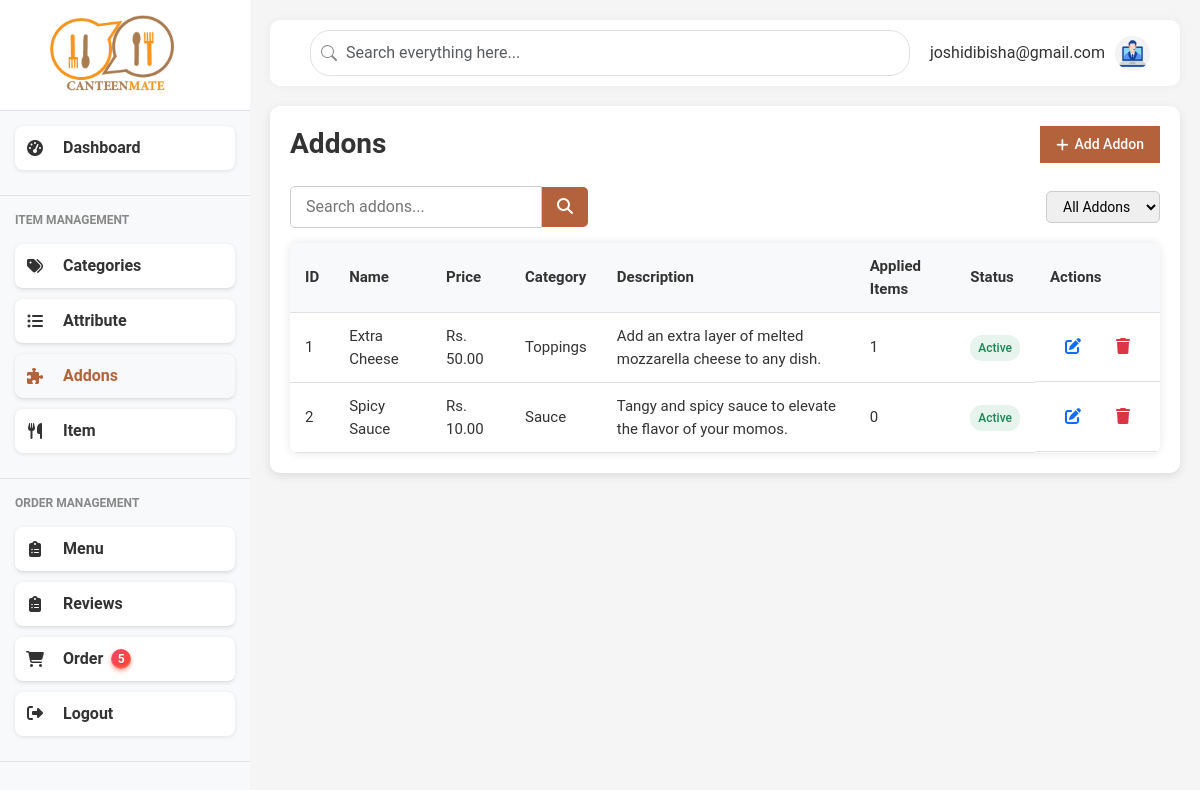
Screenshot of /admin/addons (signed in) with the database file from the repository.
### models.py (models this page shows, shortened)
class User(db.Model):
    id = db.Column(db.Integer, primary_key=True)
    fullname = db.Column(db.String(100), nullable=False)
    email = db.Column(db.String(100), unique=True, nullable=False)
    password = db.Column(db.String(200), nullable=False)
    role = db.Column(db.String(20), nullable=False)
    phone = db.Column(db.String(10))
    created_at = db.Column(db.DateTime, server_default=db.func.now())

class Addon(db.Model):
    __tablename__ = 'addons'
    id = db.Column(db.Integer, primary_key=True)
    name = db.Column(db.String(100), nullable=False)
    price = db.Column(db.Float, nullable=False)
    category = db.Column(db.String(50), nullable=False)
    description = db.Column(db.Text)
    status = db.Column(db.Boolean, default=True)
    items = db.relationship('Item', secondary='addon_item_association', back_populates='addons')
    def applied_items_count(self):
        return len(self.items)

### main.py (the view)
@app.route('/admin/addons')
@login_required
def addons():
    user_id = session['user_id']
    user = User.query.get(user_id)
    addons = Addon.query.all()
    return render_template('admin/addons.html', user=user, addons=addons, active_page='addons')

### main.py (called while the page is built)
def login_required(view):
    @functools.wraps(view)
    def wrapped_view(**kwargs):
        if 'user_id' not in session:
            flash('Please log in to access this page', 'warning')
            return redirect(url_for('login'))
        return view(**kwargs)
    return wrapped_view

@app.context_processor
def inject_new_orders_count():
    count = Order.query.filter_by(status='pending').count()
    print(count)
    return dict(new_orders_count=count)

### templates/admin/addons.html (shortened to what this page needs)
{% extends "admin/admin_base.html" %}
{% block content %}
<div class="categories-content">
  <div class="section-header">
    <h1 class="page-title">Addons</h1>
    <button class="add-btn" id="addAddonBtn">
      <i class="fas fa-plus"></i> Add Addon
    </button>
  </div>
  <div class="section-filters">
    <div class="search-box">
      <input type="text" placeholder="Search addons..." />
      <button><i class="fas fa-search"></i></button>
    </div>
    <div class="filter-dropdown">
      <select>
        <option>All Addons</option>
      </select>
    </div>
  </div>
  <div class="addons-list" style="{% with messages = get_flashed_messages(with_categories=true) %}
                                                {% endwith %}">
    <div class="data-table">
      <table>
        <thead>
          <tr>
            <th>ID</th>
            <th>Name</th>
            <th>Price</th>
            <th>Category</th>
            <th>Description</th>
            <th>Applied Items</th>
            <th>Status</th>
            <th>Actions</th>
          </tr>
        </thead>
        <tbody>
          {% if addons %} {% for addon in addons %}
          <tr>
            <td>{{ addon.id }}</td>
            <td>{{ addon.name }}</td>
            <td>Rs. {{ '%.2f'|format(addon.price) }}</td>
            <td>{{ addon.category }}</td>
            <td>{{ addon.description or '-' }}</td>
            <td>{{ addon.applied_items_count() }}</td>
            <td>
              <span
                class="status {{ 'active' if addon.status else 'inactive' }}"
                >{{ 'Active' if addon.status else 'Inactive' }}</span
              >
            </td>
            <td class="actions">
              <form
                method="POST"
                action="{{ url_for('edit_addon', addon_id=addon.id) }}"
                style="display: inline"
              >
                <button
                  class="btn-edit"
                  data-id="{{ addon.id }}"
                  data-name="{{ addon.name }}"
                  data-price="{{ addon.price }}"
                  data-category="{{ addon.category }}"
                  data-description="{{ addon.description or '' }}"
                  data-status="{{ 'active' if addon.status else 'inactive' }}"
                  title="Edit"
                >
                  <i class="fas fa-edit"></i>
                </button>
              </form>
              <form
                method="POST"
                action="{{ url_for('delete_addon', addon_id=addon.id) }}"
                style="display: inline"
                onsubmit="return confirm('Are you sure you want to delete this addon?');"
              >
                <button class="btn-delete" title="Delete">
                  <i class="fas fa-trash"></i>
                </button>
              </form>
            </td>
          </tr>
          {% endfor %} {% else %}
          <tr>
            <td colspan="8" style="text-align: center; padding: 1rem">
              No addons available.
            </td>
          </tr>
          {% endif %}
        </tbody>
      </table>
    </div>
  </div>
</div>
{% endblock %}

### templates/admin/admin_base.html (shortened to what this page needs)
<!DOCTYPE html>
<html lang="en">
<head>
    <link href="https://cdnjs.cloudflare.com/ajax/libs/bootstrap/5.3.0/css/bootstrap.min.css" rel="stylesheet">
    <link href="https://cdnjs.cloudflare.com/ajax/libs/font-awesome/6.4.0/css/all.min.css" rel="stylesheet">
    <link href="{{ url_for('static', filename='css/style.css') }}" rel="stylesheet">
    <link href="{{ url_for('static', filename='css/admin_styles.css') }}" rel="stylesheet">
    <link href="{{ url_for('static', filename='css/content-page.css') }}" rel="stylesheet">
</head>
<body>
    <div class="d-flex">
    <div class="sidebar">
        <div class="brand">
            <img src="{{ url_for('static', filename='img/logo.png') }}" href={{ url_for('dashboard')}} alt="Canteen Logo">
        </div>
        <nav>
            <div class="menu-section">
                <a href="{{ url_for('dashboard')}}" class="menu-item {% if active_page == 'dashboard' %}active{% endif %}">
                    <i class="fas fa-tachometer-alt"></i>
                    Dashboard
                </a>
            </div>
            <div class="menu-section">
                <div class="menu-title">ITEM MANAGEMENT</div>
                <a href="{{ url_for('categories') }}" class="menu-item {% if active_page == 'categories' %}active{% endif %}">
                    <i class="fas fa-tags"></i>
                    Categories
                </a>
                <a href="{{ url_for('attribute')}}" class="menu-item {% if active_page == 'attributes' %}active{% endif %}">
                    <i class="fas fa-list-ul"></i>
                    Attribute
                </a>
                <a href="{{ url_for('addons')}}" class="menu-item {% if active_page == 'addons' %}active{% endif %}">
                    <i class="fas fa-puzzle-piece"></i>
                    Addons
                </a>
                <a href="{{ url_for('items')}}" class="menu-item  {% if active_page == 'items' %}active{% endif %}">
                    <i class="fas fa-utensils"></i>
                    Item
                </a>
            </div>
            <div class="menu-section">
                <div class="menu-title">ORDER MANAGEMENT</div>
                <a href="{{ url_for('menu') }}" class="menu-item  {% if active_page == 'menu' %}active{% endif %}">
                    <i class="fas fa-clipboard-list"></i>
                    Menu
                </a>
                <a href="{{ url_for('admin_reviews') }}" class="menu-item  {% if active_page == 'reviews' %}active{% endif %}">
                    <i class="fas fa-clipboard-list"></i>
                    Reviews
                </a>
               <a href="{{ url_for('admin_orders') }}" class="menu-item {% if active_page == 'admin_orders' %}active{% endif %}">
                <i class="fas fa-shopping-cart"></i>
                Order
                {% if new_orders_count > 0 %}
                <span class="order_badge">{{ new_orders_count }}</span>
                {% endif %}
            </a>
                <a href="{{ url_for('logout') }}" class="menu-item {% if active_page == 'logout' %}active{% endif %}">
                    <div class="menu-icon"><i class="fas fa-sign-out-alt"></i></div>
                    <div class="menu-text">Logout</div>
                </a>
            </div>
        </nav>
    </div>
    <div class="content-wrapper">
        <div class="top-navbar">
            <div class="search-bar">
                <input type="text" class="form-control" placeholder="Search everything here...">
            </div>
            <div class="d-flex align-items-center">
                <div class="user-profile">
                    <div class="user-info">
                        <div class="user-email">{{ user.email }}</div>
                    </div>
                    <img src="{{ url_for('static', filename='img/admin.jpg') }}" alt="User Avatar">
                </div>
            </div>
        </div>
    {% block content %}{% endblock %}
</body>
</html>

### static/css/style.css (style rules this page uses)
:root { --primary-color: #f7941d; --secondary-color: #e74c3c; --light-gray: #f8f9fa; --dark-gray: #343a40; --success-color: #28a745; --warning-color: #ffc107; --danger-color: #dc3545; --border-color: #dee2e6; }
body { font-family: 'Segoe UI', Tahoma, Geneva, Verdana, sans-serif; background-color: #f5f5f5; overflow-x: hidden; }
.d-flex { display: flex; }
.sidebar { height: 100vh; flex: 0 0 clamp(200px, 25%, 250px); overflow-y: auto; position: fixed; width: clamp(200px, 25%, 250px); background-color: #f8f9fa; transition: transform 0.3s ease, width 0.3s ease; z-index: 1000; }
.brand { background-color: white; padding: 15px; border-bottom: 1px solid var(--border-color); display: flex; align-items: center; padding-left: 20%; }
.brand img { height: 80px; }
.menu-section { padding: 15px; border-bottom: 1px solid var(--border-color); }
.menu-title { font-size: 12px; color: #888; font-weight: bold; margin-bottom: 15px; text-transform: uppercase; }
.menu-item { display: flex; align-items: center; gap: 8px; background: #fff; padding: 12px 20px; margin-bottom: 10px; border-radius: 8px; text-decoration: none; color: #333; box-shadow: 0 1px 4px rgb(0 0 0 / 0.1); width: 220px; font-weight: 600; user-select: none; }
.order_badge { display: inline-flex; align-items: center; justify-content: center; min-width: 20px; height: 20px; padding: 0 6px; font-size: 12px; font-weight: 600; color: white; background: linear-gradient(135deg, #ff416c, #ff4b2b); border-radius: 12px; box-shadow: 0 2px 4px rgba(255, 75, 43, 0.5), inset 0 -1px 2px rgba(255, 255, 255, 0.3); user-select: none; transition: background 0.3s ease, transform 0.15s ease; cursor: default; text-shadow: 0 1px 1px rgba(0,0,0,0.2); }
.menu-item:hover, .menu-item.active { background-color: var(--light-gray); color: #b4623c; }
.menu-item i { width: 20px; text-align: center; margin-right: 10px; }
.content-wrapper { margin-left: clamp(200px, 25%, 250px); padding: 20px; width: calc(100% - clamp(200px, 25%, 250px)); transition: margin-left 0.3s ease, width 0.3s ease; overflow-x: hidden; }
.top-navbar { display: flex; justify-content: space-between; align-items: center; background-color: white; border-radius: 10px; padding: 10px 20px; margin-bottom: 20px; box-shadow: 0 0 10px rgba(0,0,0,0.05); }
.search-bar { flex-grow: 1; margin: 0 20px; }
.search-bar input { border-radius: 20px; padding-left: 35px; background-position: 10px center; background-repeat: no-repeat; }
.user-profile { display: flex; align-items: center; gap: 10px; }
.user-profile img { width: 40px; height: 40px; border-radius: 50%; object-fit: cover; }
.user-profile .user-info { display: flex; flex-direction: column; }
.form-control, .form-select { border-radius: 5px; padding: 10px 15px; border: 1px solid var(--border-color); }
.section-header { display: flex; justify-content: space-between; align-items: center; margin-bottom: 15px; }
.page-title { font-size: 28px; font-weight: 700; }
.add-btn { background-color: #007bff; color: white; border: none; padding: 8px 16px; font-size: 14px; border-radius: 5px; cursor: pointer; display: flex; align-items: center; gap: 6px; transition: background-color 0.3s ease; }
.section-filters { display: flex; justify-content: space-between; align-items: center; margin-bottom: 15px; gap: 15px; flex-wrap: wrap; }
.filter-dropdown select { padding: 6px 12px; border-radius: 5px; border: 1px solid #ccc; font-size: 14px; cursor: pointer; }
.data-table { overflow-x: auto; border-radius: 8px; box-shadow: 0 0 10px rgb(0 0 0 / 0.1); }
.data-table table { width: 100%; border-collapse: collapse; min-width: 600px; }
.data-table th, .data-table td { padding: 12px 16px; text-align: left; border-bottom: 1px solid #eee; vertical-align: middle; font-size: 15px; }
.data-table thead { background-color: #f8f9fa; font-weight: 600; font-size: 16px; }
.actions { display: flex; gap: 10px; }

### static/css/content-page.css (style rules this page uses)
.categories-content, .attribute-content, .units-content { background-color: #fff; border-radius: 10px; padding: 20px; box-shadow: 0 3px 10px rgba(0, 0, 0, 0.1); }

### rows the page displays
User: email "joshidibisha@gmail.com"
Addon: id "1", name "Extra Cheese", price "50.00", category "Toppings", description "Add an extra layer of melted mozzarella cheese to any dish.", applied_items_count "1", status "Active"
Addon: id "2", name "Spicy Sauce", price "10.00", category "Sauce", description "Tangy and spicy sauce to elevate the flavor of your momos.", applied_items_count "0", status "Active"

### other values shown
{{ new_orders_count }} "5"
